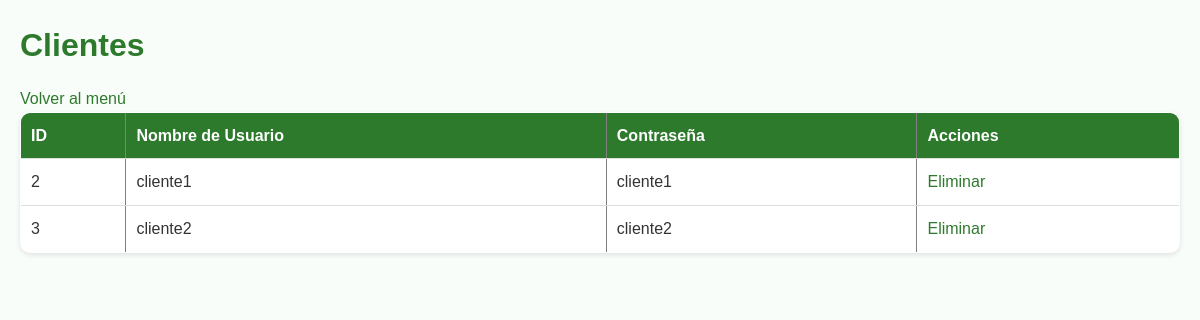
The page /admin/clientes.php (signed in) on the database its author committed.
### tables this page shows
CREATE TABLE Usuario (
    ID INT AUTO_INCREMENT PRIMARY KEY,
    NombreUsuario VARCHAR(50) NOT NULL UNIQUE,
    Tipo ENUM('Administrador','Cliente') NOT NULL,
    Contrasena VARCHAR(50) NOT NULL
);

### admin/clientes.php (the view, shortened to what this page needs)
<?php
require '../config/db.php';
$stmt = $pdo->query("SELECT * FROM Usuario WHERE Tipo='Cliente' ORDER BY NombreUsuario");
$clientes = $stmt->fetchAll(PDO::FETCH_ASSOC);
?>
<!DOCTYPE html>
<html>
<head>
    <link rel="stylesheet" href="../assets/style.css">
</head>
<body>
<h1>Clientes</h1>
<a href="index.php">Volver al menú</a>
<table border="1" cellpadding="5" cellspacing="0">
    <tr>
        <th>ID</th>
        <th>Nombre de Usuario</th>
        <th>Contraseña</th>
        <th>Acciones</th>
    </tr>
    <?php foreach($clientes as $c): ?>
    <tr>
        <td><?= $c['ID'] ?></td>
        <td><?= htmlspecialchars($c['NombreUsuario']) ?></td>
        <td><?= htmlspecialchars($c['Contrasena']) ?></td>
        <td>
            <a href="clientes.php?eliminar=<?= $c['ID'] ?>" onclick="return confirm('¿Eliminar este cliente?');">Eliminar</a>
        </td>
    </tr>
    <?php endforeach; ?>
</table>
</body>
</html>

### assets/style.css (style rules this page uses)
* { margin: 0; padding: 0; box-sizing: border-box; font-family: Arial, sans-serif; }
body { background-color: #f9fdf9; color: #333; line-height: 1.6; padding: 20px; }
h1, h2 { color: #2d7a2d; margin-bottom: 15px; }
table { width: 100%; border-collapse: collapse; margin-bottom: 20px; background-color: #ffffff; border-radius: 10px; overflow: hidden; box-shadow: 0 2px 5px rgba(0,0,0,0.1); }
table th, table td { padding: 10px; text-align: left; border-bottom: 1px solid #ddd; }
table th { background-color: #2d7a2d; color: #fff; }
a { text-decoration: none; color: #2d7a2d; }

### rows shown on the page
usuario: ID "2", NombreUsuario "cliente1", Contrasena "cliente1"
usuario: ID "3", NombreUsuario "cliente2", Contrasena "cliente2"
